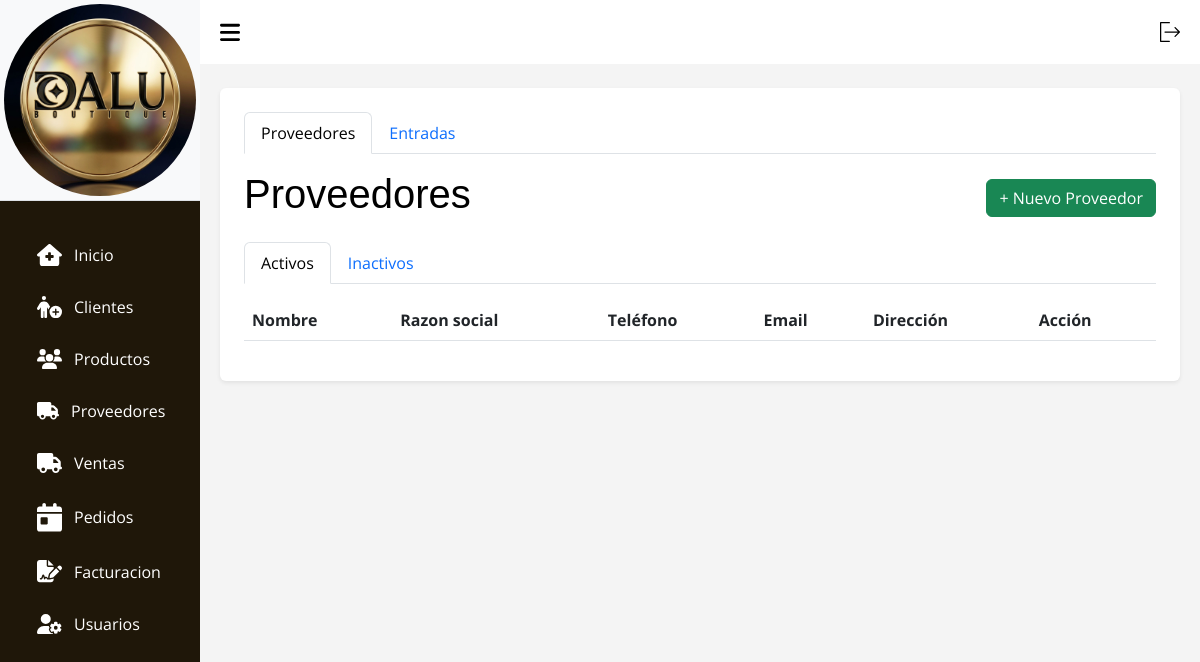
The app's page /?c=Proveedores, older data.
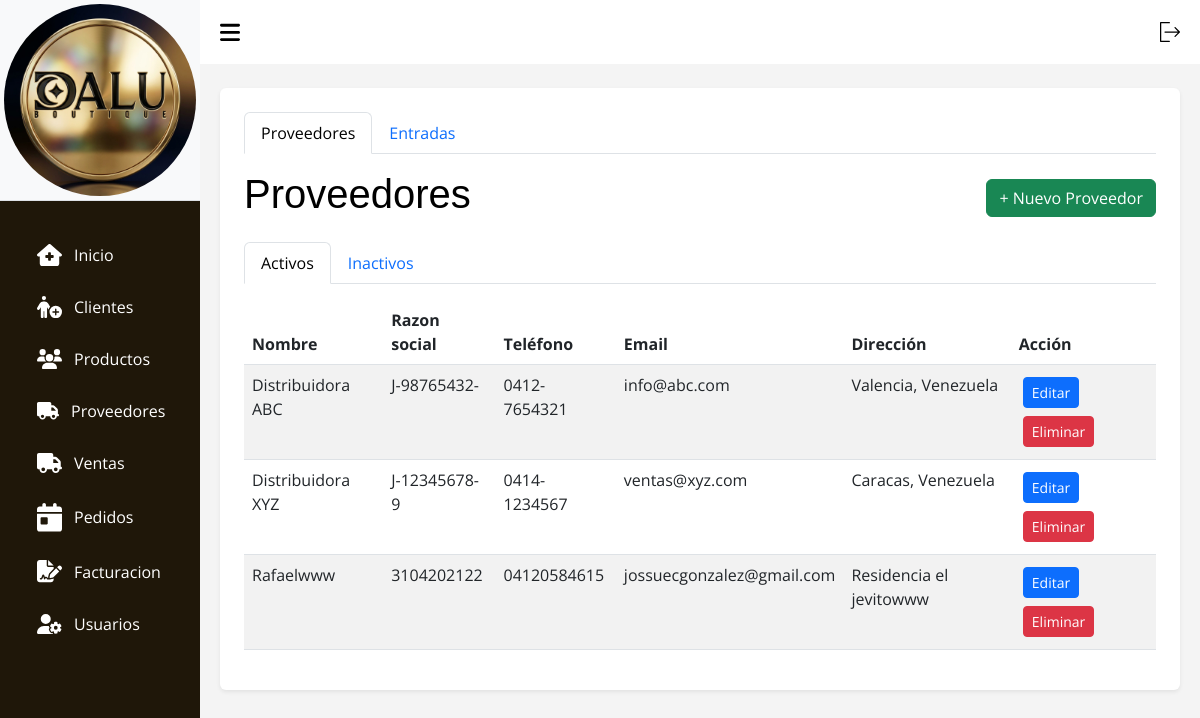
The same page, newer data.
### tables this page shows
CREATE TABLE `proveedores` (
  `id` int(11) NOT NULL,
  `razon_social` varchar(20) NOT NULL,
  `nombre` varchar(50) NOT NULL DEFAULT '0',
  `apellido` varchar(11) NOT NULL,
  `telefono_1` varchar(13) DEFAULT NULL,
  `telefono_2` varchar(13) DEFAULT NULL,
  `correo` varchar(70) NOT NULL DEFAULT '0',
  `active` tinyint(1) NOT NULL DEFAULT 1,
  `direccion` varchar(255) DEFAULT NULL
);

### src/Models/Conexion.php (called while the page is built, shortened)
<?php
    class Conexion extends PDO {
        function __construct() {
            $servername = "localhost";
            $username = "root";
            $password = "";
            $dbname = "tiendadalu";
        }
    }

### src/Models/Proveedores.php (called while the page is built, shortened)
<?php
    class Proveedores extends Conexion {
        public function search() {
            $sql = "SELECT id, razon_social as rif, nombre, telefono_1 as telefono, correo as email, direccion
                    FROM proveedores WHERE active = 1";
            $stmt = $this->prepare($sql);
            $stmt->execute();
            return $stmt->fetchAll(\PDO::FETCH_ASSOC);
        }
    }

### src/Views/V_Proveedores.php (the view, shortened to what this page needs)
<!DOCTYPE html>
<html lang="es">
<head>
    <link rel="stylesheet" href="assets/css/css.css">
    <link rel="stylesheet" href="assets/css/tabla.css">
    <link rel="stylesheet" href="assets/css/header.css">
    <link rel="stylesheet" href="assets/bootstrap.min.css">
    <link rel="stylesheet" href="assets/DataTablet/datatables.css">
</head>
<body>
    <?php require_once __DIR__ . "/../Views/layout/header.php"; ?>
    <main>
        <div class="container bg-white p-4 rounded shadow-sm">
            <ul class="nav nav-tabs mb-3" id="mainTabs" role="tablist">
                <li class="nav-item">
                    <button class="nav-link active" id="tab-proveedores" data-bs-toggle="tab" data-bs-target="#modulo-proveedores" type="button">Proveedores</button>
                </li>
                <li class="nav-item">
                    <button class="nav-link" id="tab-entradas" data-bs-toggle="tab" data-bs-target="#modulo-entradas" type="button">Entradas</button>
                </li>
            </ul>
            <div class="tab-content">
                <div class="tab-pane fade show active" id="modulo-proveedores">
                    <div class="d-flex justify-content-between align-items-center mb-3">
                        <h1 class="titulo text-black">Proveedores</h1>
                        <div>
                            <button class="btn btn-success" data-bs-toggle="modal" data-bs-target="#modalAgregar">+ Nuevo Proveedor</button>
                        </div>
                    </div>
                    <ul class="nav nav-tabs mb-3" id="proveedorTabs" role="tablist">
                        <li class="nav-item">
                            <button class="nav-link active" id="activos-tab" data-bs-toggle="tab" data-bs-target="#activos" type="button">Activos</button>
                        </li>
                        <li class="nav-item">
                            <button class="nav-link" id="inactivos-tab" data-bs-toggle="tab" data-bs-target="#inactivos" type="button">Inactivos</button>
                        </li>
                    </ul>
                    <div class="tab-content">
                        <div class="tab-pane fade show active" id="activos">
                            <div class="table-responsive">
                                <table id="tablaActivos" class="table-DT table table-striped">
                                    <thead>
                                        <tr>
                                            <th scope="col">Nombre</th>
                                            <th scope="col">Razon social</th>
                                            <th scope="col">Teléfono</th>
                                            <th scope="col">Email</th>
                                            <th scope="col">Dirección</th>
                                            <th scope="col">Acción</th>
                                        </tr>
                                    </thead>
                                    <tbody>
                                        <?php foreach ($proveedores as $p): ?>
                                            <tr>
                                                <td><?php echo $p['nombre']; ?></td>
                                                <td><?php echo $p['rif']; ?></td>
                                                <td><?php echo $p['telefono']; ?></td>
                                                <td><?php echo $p['email']; ?></td>
                                                <td><?php echo $p['direccion']; ?></td>
                                                <td>
                                                    <button class="btn btn-sm btn-primary m-1" data-bs-toggle="modal" data-bs-target="#modalEditar<?= $p['id'] ?>">Editar</button>
                                                    <button type="button" class="btn btn-sm btn-danger m-1" data-bs-toggle="modal" data-bs-target="#modalConfirmarEliminar<?= $p['id'] ?>">Eliminar</button>
                                                </td>
                                            </tr>
                                        <?php endforeach; ?>
                                    </tbody>
                                </table>
                            </div>
                        </div>
                    </div>
                </div>
            </div>
        </div>
    </main>
</body>
</html>

### index.php (shortened to what this page needs)
<?php
$ruta = isset($_GET['c']) ? $_GET['c'] : "home/view";
$partes = explode("/", $ruta);
$controlador = "C" . ucfirst(strtolower($partes[0]));
$archivoControlador = __DIR__ . "/src/Controllers/" . $controlador . ".php";
if (file_exists($archivoControlador)) {
    require_once $archivoControlador;
} else {
    echo "NO EXISTE EL CONTROLADOR";
}
?>

### src/Controllers/CProveedores.php (shortened to what this page needs)
<?php
    require_once __DIR__ . '/../Models/Proveedores.php';
    $accion = $_GET['accion'] ?? $_POST['accion'] ?? 'view';
    switch ($accion) {
        case 'view':
            $proveedores = (new Proveedores())->search();
            require_once __DIR__ . '/../Views/V_Proveedores.php';
            break;
    }

### src/Views/layout/header.php (shortened to what this page needs)
<section id="sidebar">
  <div class="sidebar-heading border-bottom bg-light p-1">
    <img src="assets/img/dalu.jpeg" class="img imglog background-color transparent" alt="...">
  </div>
  <ul class="side-menu">
    <li class="nav-item m-1 fs-6">
      <a class="nav-link active" aria-current="page" href="?c=Home">
        Inicio</a>
    </li>
    <li class="nav-item m-1 fs-6">
      <a class="nav-link" href="?c=Clientes">
        Clientes
      </a>
    </li>
    <li class="nav-item m-1 fs-6">
      <a class="nav-link" href="?c=Productos">
        Productos
      </a>
    </li>
    <li class="nav-item m-1 fs-6">
      <a class="nav-link" href="?c=Proveedores">
        Proveedores
      </a>
    </li>
<li class="nav-item m-1 fs-6">
      <a class="nav-link" href="?c=Ventas">
        Ventas
      </a>
    </li>
    <li class="nav-item m-1 fs-6">
      <a class="nav-link" href="?c=Pedidos">
        Pedidos
      </a>
    </li>
    <li class="nav-item m-1 fs-6">
      <a class="nav-link" href="?c=Facturacion">
        Facturacion
      </a>
    </li>
    <li class="nav-item  m-1 fs-6">
      <a class="nav-link" href="?c=Usuarios">
        Usuarios
      </a>
    </li>
  </ul>
</section>
<section id="content">
  <nav>
    <form action="index.php?c=login&a=Logout" method="POST">
      <button type="submit" style="background: none; border: none; cursor: pointer;">
      </button>
    </form>
  </nav>

### assets/css/css.css (style rules this page uses)
* { margin: 0; padding: 0; text-decoration: none; box-sizing: border-box; font-family: 'Segoe UI', Tahoma, Geneva, Verdana, sans-serif; }
.img { border-radius: 50%; }
body { font-family: Arial, Helvetica, sans-serif; height: 100vh; display: flex; flex-wrap: nowrap; background: #9794942c; }
main { width: 100%; padding: 24px 20px 20px 20px; }

### assets/css/tabla.css (style rules this page uses)
.titulo { color: #0508c7; font-family: Impact, Haettenschweiler, 'Arial Narrow Bold', sans-serif; }
.table { border-radius: 10px; }

### assets/css/header.css (style rules this page uses)
* { font-family: 'Open Sans', sans-serif; margin: 0; padding: 0; box-sizing: border-box; }
:root { --grey: #F1F0F6; --dark-grey: #2610a1be; --light: #fff; --dark: #000; --green: #81D43A; --light-green: #E3FFCB; --blue: #1775F1; --light-blue: #D0E4FF; --dark-blue: #0C5FCD; --red: #FC3B56; }
li { list-style: none; }
#sidebar { position: fixed; max-width: 200px; width: 100%; background: var(--light); top: 0; left: 0; height: 100%; overflow-y: auto; scrollbar-width: none; transition: all .3s ease; background-color: #1f1709; z-index: 200; }
#sidebar .icon { min-width: 22px; display: flex; justify-content: center; align-items: center; margin-right: 12px; }
#sidebar .side-menu { margin: 30px 0; padding: 0 18px; transition: all .3s ease; }
#sidebar .side-menu a { display: flex; align-items: center; font-size: 16px; color: var(--light); padding: 12px 16px 12px 0; border-radius: 20px; margin: 4px 0; white-space: nowrap; }
#content { position: relative; width: calc(100% - 200px); left: 200px; transition: all .3s ease; background-color: #49494a0f; }
nav { background: var(--light); height: 64px; padding: 0 20px; display: flex; align-items: center; grid-gap: 28px; position: sticky; top: 0; left: 0; z-index: 100; justify-content: space-between; }
.img { border-radius: 50%; background-color: transparent; }
nav .toggle-sidebar { font-size: 18px; cursor: pointer; }
svg { width: 20px; cursor: pointer; }
.imglog { width: 100%; }
.icon { margin-left: 15px; align-items: baseline; width: 25px; transition: 1.3s; }

### assets/DataTablet/datatables.css (style rules this page uses)
:root { --dt-row-selected: 13, 110, 253; --dt-row-selected-text: 255, 255, 255; --dt-row-selected-link: 9, 10, 11; --dt-row-stripe: 0, 0, 0; --dt-row-hover: 0, 0, 0; --dt-column-ordering: 0, 0, 0; --dt-html-background: white; }

Row changes from the older to the newer data that the page shows:
added proveedores: nombre "Distribuidora ABC", razon_social "J-98765432-", telefono_1 "0412-7654321", correo "info@abc.com", direccion "Valencia, Venezuela"
added proveedores: nombre "Distribuidora XYZ", razon_social "J-12345678-9", telefono_1 "0414-1234567", correo "ventas@xyz.com", direccion "Caracas, Venezuela"
added proveedores: nombre "Rafaelwww", razon_social "3104202122", telefono_1 "04120584615", correo "jossuecgonzalez@gmail.com", direccion "Residencia el jevitowww"
